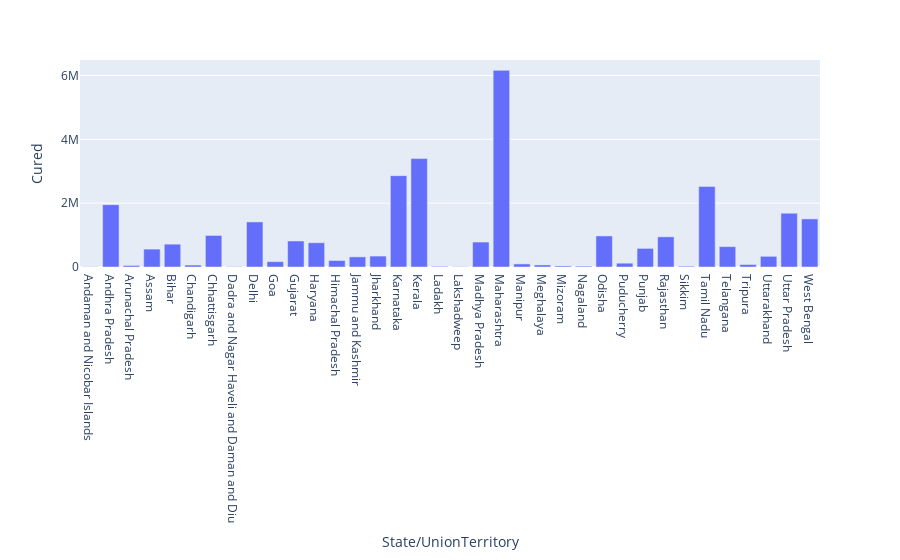

Write notebook code for a chart like this one.
### Code cell
!pip install --upgrade nbformat
fig.show()

### Figure 1 — Plotly figure (JSON) as saved in the notebook; plotly's stock layout.template omitted (floating-point values rounded to 4 significant figures)
{"data": [{"alignmentgroup": "True", "hovertemplate": "State/UnionTerritory=%{x}<br>Cured=%{y}<extra></extra>", "legendgroup": "", "marker": {"color": "#636efa", "pattern": {"shape": ""}}, "name": "", "offsetgroup": "", "orientation": "v", "showlegend": false, "textposition": "auto", "type": "bar", "x": ["Andaman and Nicobar Islands", "Andhra Pradesh", "Arunachal Pradesh", "Assam", "Bihar", "Chandigarh", "Chhattisgarh", "Dadra and Nagar Haveli and Daman and Diu", "Delhi", "Goa", "Gujarat", "Haryana", "Himachal Pradesh", "Jammu and Kashmir", "Jharkhand", "Karnataka", "Kerala", "Ladakh", "Lakshadweep", "Madhya Pradesh", "Maharashtra", "Manipur", "Meghalaya", "Mizoram", "Nagaland", "Odisha", "Puducherry", "Punjab", "Rajasthan", "Sikkim", "Tamil Nadu", "Telangana", "Tripura", "Uttarakhand", "Uttar Pradesh", "West Bengal"], "xaxis": "x", "y": [7412, 1952736, 47821, 559684, 715352, 61150, 988189, 10646, 1411280, 167978, 814802, 759790, 202761, 317081, 342102, 2861499, 3396184, 20130, 10165, 781330, 6159676, 96776, 64157, 33722, 26852, 972710, 119115, 582791, 944700, 25095, 2524400, 638410, 77811, 334650, 1685492, 1506532], "yaxis": "y"}], "layout": {"barmode": "group", "legend": {"tracegroupgap": 0}, "margin": {"t": 60}, "xaxis": {"anchor": "y", "domain": [0, 1], "title": {"text": "State/UnionTerritory"}}, "yaxis": {"anchor": "x", "domain": [0, 1], "title": {"text": "Cured"}}}}
